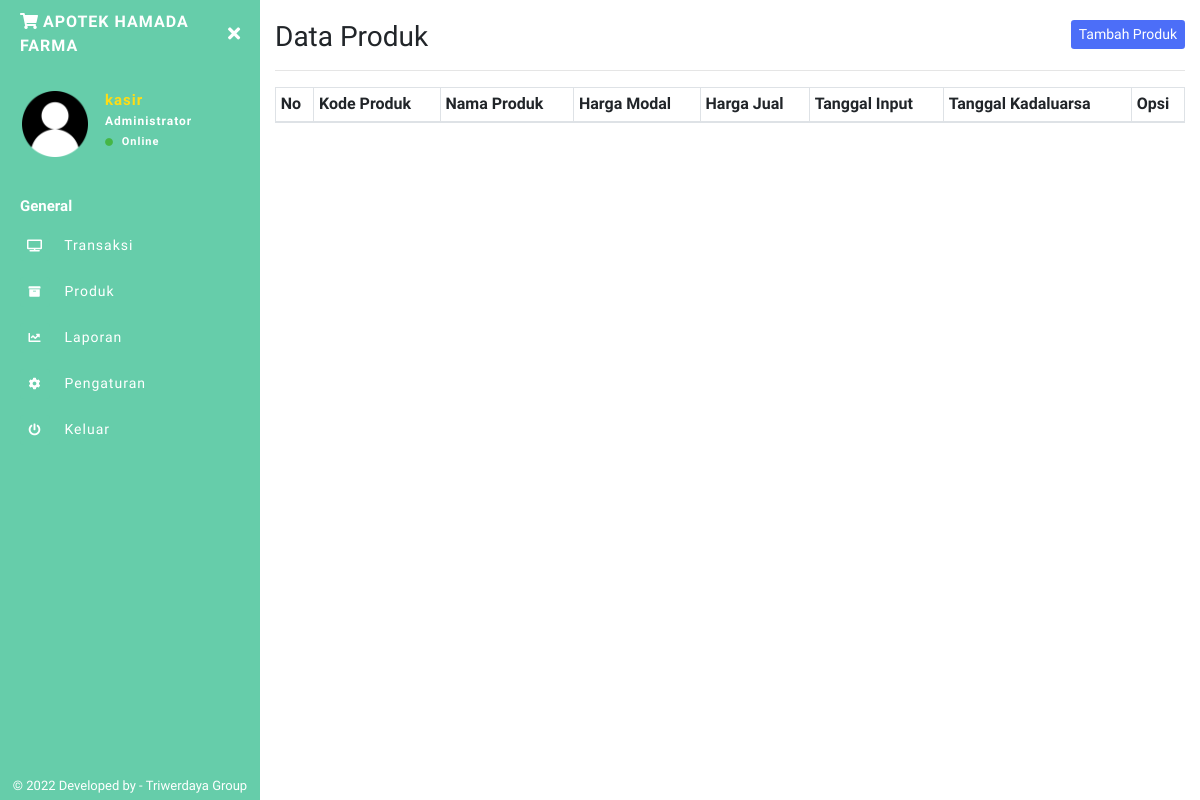
The page /produk.php (signed in) on the database as committed earlier.
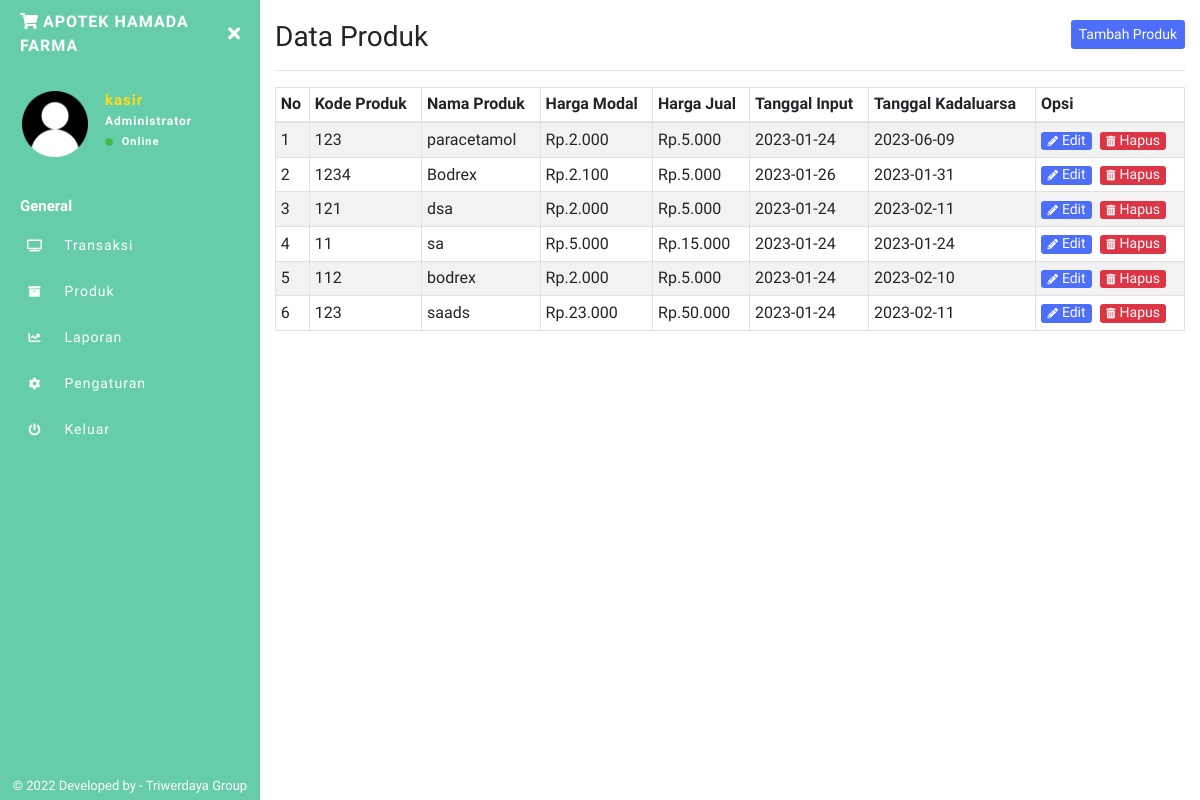
The same page on the database as committed later.
### tables this page shows
CREATE TABLE `produk` (
  `idproduk` int(11) NOT NULL,
  `kode_produk` varchar(100) NOT NULL,
  `nama_produk` varchar(255) NOT NULL,
  `harga_modal` int(11) NOT NULL,
  `harga_jual` int(11) NOT NULL,
  `tgl_input` date NOT NULL,
  `tgl_kadaluarsa` date NOT NULL,
  `stok` varchar(255) NOT NULL,
  `toko` varchar(255) NOT NULL,
  `id_suplier` int(11) NOT NULL
);

### produk.php (the view, shortened to what this page needs)
<?php include 'sidebar.php'; ?>
    <h1 class="h3 mb-0">
        Data Produk
        <button class="btn btn-primary btn-sm border-0 float-right" type="button" data-toggle="modal" data-target="#TambahProduk">Tambah Produk</button>
    </h1>
<hr>
<table class="table table-striped table-sm table-bordered dt-responsive nowrap" id="table" width="100%">
<thead>
  <tr>
    <th>No</th>
    <th>Kode Produk</th>
    <th>Nama Produk</th>
    <th>Harga Modal</th>
    <th>Harga Jual</th>
    <th>Tanggal Input</th>
    <th>Tanggal Kadaluarsa</th>
    <th>Opsi</th>
  </tr>
</thead>
<tbody>
<?php
    $no = 1;
    $data_barang = mysqli_query($conn,"SELECT * FROM produk ORDER BY idproduk ASC");
    while($d = mysqli_fetch_array($data_barang)){
        ?>
  <tr>
    <td><?php echo $no++; ?></td>
    <td><?php echo $d['kode_produk']; ?></td>
    <td><?php echo $d['nama_produk']; ?></td>
    <td>Rp.<?php echo ribuan($d['harga_modal']); ?></td>
    <td>Rp.<?php echo ribuan($d['harga_jual']); ?></td>
    <td><?php echo $d['tgl_input']; ?></td>
    <td><?php echo $d['tgl_kadaluarsa']; ?></td>
    <td>
        <button type="button" class="btn btn-primary btn-xs mr-1" data-toggle="modal" data-target="#EditProduk<?php echo $d['idproduk']; ?>">
        <i class="fas fa-pencil-alt fa-xs mr-1"></i>Edit
        </button>
        <a class="btn btn-danger btn-xs" href="?hapus=<?php echo $d['idproduk']; ?>">
        <i class="fas fa-trash-alt fa-xs mr-1"></i>Hapus</a>
    </td>
  </tr>
  <?php } ?>
</tbody>
</table>
<?php include 'footer.php'; ?>

Rows that differ between the two databases and show on the page:
added produk: kode_produk "123", nama_produk "paracetamol", harga_modal "2.000", harga_jual "5.000", tgl_input "2023-01-24", tgl_kadaluarsa "2023-06-09"
added produk: kode_produk "1234", nama_produk "Bodrex", harga_modal "2.100", harga_jual "5.000", tgl_input "2023-01-26", tgl_kadaluarsa "2023-01-31"
added produk: kode_produk "121", nama_produk "dsa", harga_modal "2.000", harga_jual "5.000", tgl_input "2023-01-24", tgl_kadaluarsa "2023-02-11"
added produk: kode_produk "11", nama_produk "sa", harga_modal "5.000", harga_jual "15.000", tgl_input "2023-01-24", tgl_kadaluarsa "2023-01-24"
added produk: kode_produk "112", nama_produk "bodrex", harga_modal "2.000", harga_jual "5.000", tgl_input "2023-01-24", tgl_kadaluarsa "2023-02-10"
added produk: kode_produk "123", nama_produk "saads", harga_modal "23.000", harga_jual "50.000", tgl_input "2023-01-24", tgl_kadaluarsa "2023-02-11"
